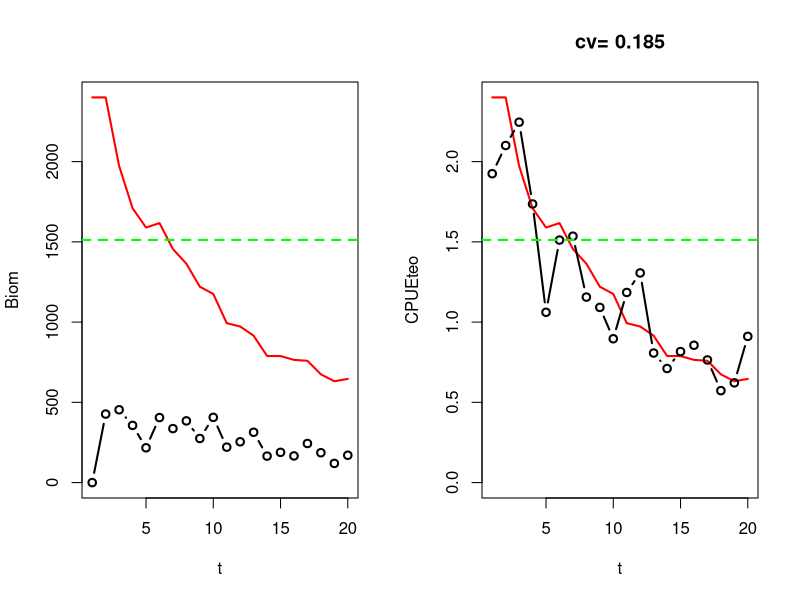

Here is the R script that generated this plot:
## Escenario donde agregamos error de observacón
rm(list=ls())

# Defino los parámetros poblacionales
K=2400
r=0.65
p=3
q=1e-3
sigma=0.15 # error de observación
sigmay=0.2
n=20 #número de años

# Defino los PBR
Brms=K*(1/(p+1))^(1/p)
RMS=(r/p)*Brms*(1-(Brms/K)^p)
Frms=RMS/Brms

# Defino las condiciones iniciales 
Biom=rep(0,1,n) #repetir los valores 0 de 1 hasta n
Y=rep(0,1,n)
Biom[1]=K
F=1.5*Frms
Y[1]=0 #Pesquería en condiciones virginales #F*Biom[1]*exp(rnorm(n,0,sigmay))

# Proyecto la biomasa y las capturas desde el año 2
for (t in 2:n)
{
  Biom[t]=Biom[t-1] + (r/p)*Biom[t-1]*(1-(Biom[t-1]/K)^p) - Y[t-1]
  Y[t]=1.5*Frms*Biom[t]*exp(rnorm(n,0,sigmay))
}

CPUEteo=q*Biom
CPUEdat=CPUEteo*exp(rnorm(n,0,sigma))
CPUErms=q*Brms

cv=sd(log(CPUEdat)-log(CPUEteo))
#print(paste('cv=',round(cv,3)))

# Gráficos
par(mfrow= c(1,2))

t=seq(1,n)
plot(t,Biom,type="l", col='red',lwd='2',ylim=c(0,K))
lines(t,Y,type="b", col='black',lwd='2')
abline(h=Brms,col='green',lwd='2',lty=2)

plot(t,CPUEteo,type="l", col='red',lwd='2',ylim=c(0,max(CPUEteo)),
     main=paste("cv=",round(cv,3)))
lines(t,CPUEdat,type="b", col='black',lwd='2')
abline(h=CPUErms,col='green',lwd='2',lty=2)
